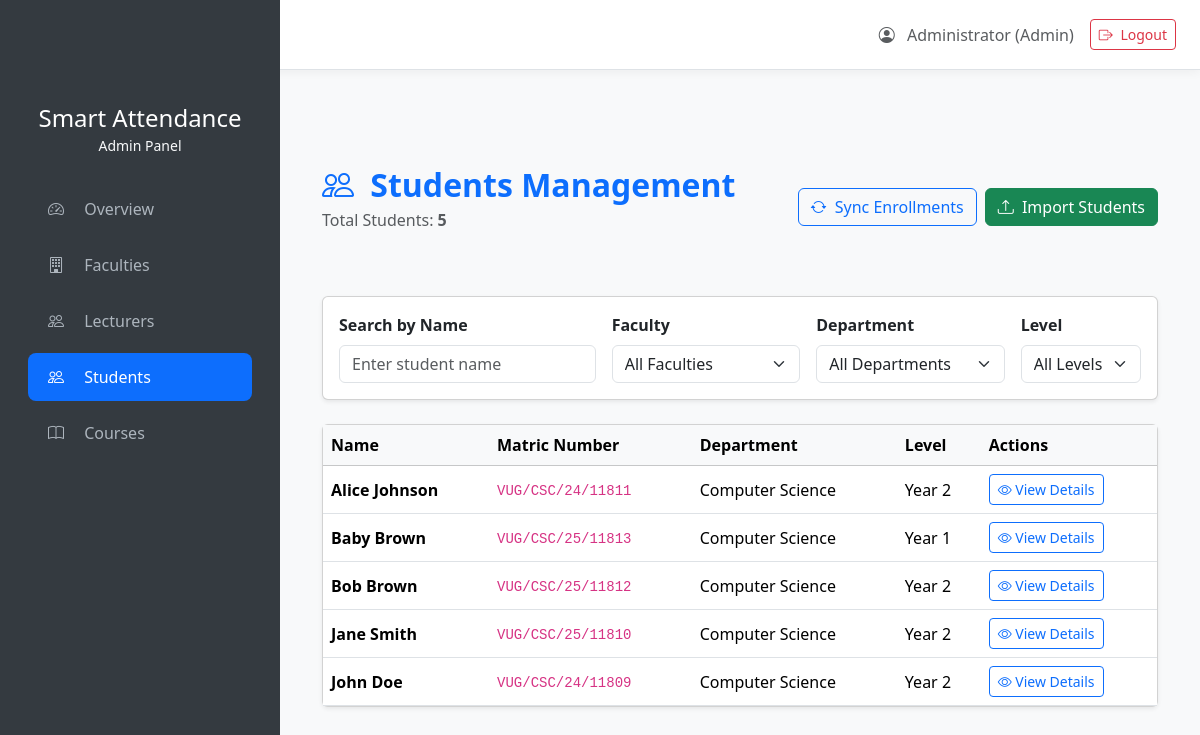
The page /admin/students (signed in) on the database its author committed.
### models.py (models this page shows)
class User(db.Model, UserMixin):
    id = db.Column(db.Integer, primary_key=True)
    matric_number = db.Column(db.String(50), unique=True, nullable=True)  # Students only
    username = db.Column(db.String(80), unique=True, nullable=True)       # Lecturers/Admin
    password_hash = db.Column(db.String(128), nullable=False)
    name = db.Column(db.String(100), nullable=False)
    role = db.Column(db.String(20), nullable=False)  # 'admin', 'lecturer', 'student'
    department_id = db.Column(db.Integer, db.ForeignKey('department.id'), nullable=True)
    current_level = db.Column(db.Integer, nullable=True)  # Students only
    department = db.relationship('Department', backref='users')

class Department(db.Model):
    id = db.Column(db.Integer, primary_key=True)
    name = db.Column(db.String(100), nullable=False)
    faculty_id = db.Column(db.Integer, db.ForeignKey('faculty.id'), nullable=False)
    levels = db.Column(db.Integer, default=4)
    __table_args__ = (db.UniqueConstraint('name', 'faculty_id', name='unique_dept_faculty'),)

### app.py (the view)
@app.route('/admin/students')
@login_required
def admin_students():
    if current_user.role != 'admin':
        flash('Access denied.', 'danger')
        return redirect(url_for('dashboard'))
    search = request.args.get('search', '').strip()
    students = User.query.filter_by(role='student')
    faculty_id = request.args.get('faculty_id', type=int)
    department_id = request.args.get('department_id', type=int)
    level = request.args.get('level', type=int)
    if search:
        students = students.filter(User.name.ilike(f'%{search}%'))
    if faculty_id:
        students = students.join(Department).filter(Department.faculty_id == faculty_id)
    if department_id:
        students = students.filter(User.department_id == department_id)
    if level:
        students = students.filter(User.current_level == level)
    students = students.order_by(User.name).all()
    student_data = []
    for student in students:
        enrolled_courses = [enrollment.course for enrollment in student.enrollments]
        enrolled_count = len(enrolled_courses)
        course_stats = []
        for course in enrolled_courses:
            sessions = AttendanceSession.query.filter_by(course_id=course.id).all()
            total_sessions = len(sessions)
            if sessions:
                session_ids = [s.id for s in sessions]
                present_count = AttendanceRecord.query.filter(
                    AttendanceRecord.student_id == student.id,
                    AttendanceRecord.session_id.in_(session_ids)
                ).count()
            else:
                present_count = 0
            percentage = round((present_count / total_sessions * 100), 1) if total_sessions > 0 else 0
            course_stats.append({
                'course': course,
                'present_count': present_count,
                'total_sessions': total_sessions,
                'percentage': percentage
            })
        student_data.append({
            'student': student,
            'enrolled_count': enrolled_count,
            'course_stats': course_stats
        })
    faculties = Faculty.query.all()
    departments = Department.query.all()
    total_students = User.query.filter_by(role='student').count()
    current_year = datetime.now().year
    years = list(range(current_year - 10, current_year + 1))
    return render_template('admin/students.html',
                          student_data=student_data,
                          faculties=faculties,
                          departments=departments,
                          total_students=total_students,
                          selected_faculty=faculty_id,
                          selected_department=department_id,
                          level=level,
                          years=years)

### app.py (called while the page is built)
@login_manager.user_loader
def load_user(user_id):
    return User.query.get(int(user_id))

### templates/admin/students.html (shortened to what this page needs)
{% extends "base.html" %}
{% block content %}
<div class="container py-5">
    <div class="d-flex justify-content-between align-items-center mb-5">
        <div>
            <h2 class="text-primary fw-bold mb-1">
                <i class="bi bi-people me-2"></i> Students Management
            </h2>
            <p class="text-muted">Total Students: <strong>{{ total_students }}</strong></p>
        </div>
        <div class="d-flex gap-2">
            <a href="{{ url_for('sync_enrollments') }}" class="btn btn-outline-primary">
                <i class="bi bi-arrow-repeat me-1"></i> Sync Enrollments
            </a>
            <a href="{{ url_for('import_students') }}" class="btn btn-success">
                <i class="bi bi-upload me-1"></i> Import Students
            </a>
        </div>
    </div>
    <div class="card shadow-sm mb-4">
        <div class="card-body">
            <form method="GET" class="row g-3">
                <div class="col-md-4">
                    <label class="form-label fw-bold">Search by Name</label>
                    <input type="text" name="search" class="form-control" placeholder="Enter student name"
                           value="{{ request.args.get('search', '') }}">
                </div>
                <div class="col-md-3">
                    <label class="form-label fw-bold">Faculty</label>
                    <select name="faculty_id" class="form-select" onchange="this.form.submit()">
                        <option value="">All Faculties</option>
                    </select>
                </div>
                <div class="col-md-3">
                    <label class="form-label fw-bold">Department</label>
                    <select name="department_id" class="form-select" onchange="this.form.submit()">
                        <option value="">All Departments</option>
                    </select>
                </div>
                <div class="col-md-2">
                    <label class="form-label fw-bold">Level</label>
                    <select name="level" class="form-select" onchange="this.form.submit()">
                        <option value="">All Levels</option>
                    </select>
                </div>
            </form>
        </div>
    </div>
    <div class="card shadow-sm">
        <div class="card-body p-0">
            <div class="table-responsive">
                <table class="table table-hover mb-0 align-middle">
                    <thead class="table-light">
                        <tr>
                            <th>Name</th>
                            <th>Matric Number</th>
                            <th>Department</th>
                            <th>Level</th>
                            <th>Actions</th>
                        </tr>
                    </thead>
                    <tbody>
                        {% if student_data %}
                        {% for data in student_data %}
                        <tr class="cursor-pointer" data-bs-toggle="modal" data-bs-target="#studentModal{{ data.student.id }}">
                            <td class="fw-bold">{{ data.student.name }}</td>
                            <td><code>{{ data.student.matric_number|upper }}</code></td>
                            <td>{{ data.student.department.name if data.student.department else '—' }}</td>
                            <td>Year {{ data.student.current_level or '?' }}</td>
                            <td>
                                <button class="btn btn-outline-primary btn-sm" data-bs-toggle="modal" data-bs-target="#studentModal{{ data.student.id }}">
                                    <i class="bi bi-eye"></i> View Details
                                </button>
                            </td>
                        </tr>
                        {% endfor %}
                        {% endif %}
                    </tbody>
                </table>
            </div>
        </div>
    </div>
</div>
{% endblock %}

### templates/base.html (shortened to what this page needs)
<!DOCTYPE html>
<html lang="en">
<head>
    <link href="https://cdn.jsdelivr.net/npm/bootstrap@5.3.2/dist/css/bootstrap.min.css" rel="stylesheet">
    <link href="https://cdn.jsdelivr.net/npm/bootstrap-icons@1.11.0/font/bootstrap-icons.css" rel="stylesheet">
</head>
<body>
    {% if current_user.is_authenticated %}
        {% if current_user.role == 'admin' %}
        <div class="sidebar">
            <div class="p-4 text-center">
                <h4 class="text-white mb-0">Smart Attendance</h4>
                <small class="text-light">Admin Panel</small>
            </div>
            <nav class="nav flex-column px-3">
                <a class="nav-link {% if request.endpoint == 'admin_overview' %}active{% endif %}"
                   href="{{ url_for('admin_overview') }}">
                    <i class="bi bi-speedometer2 me-3"></i> Overview
                </a>
                <a class="nav-link {% if request.endpoint in ['admin_faculties', 'admin_faculty_detail'] %}active{% endif %}"
                   href="{{ url_for('admin_faculties') }}">
                    <i class="bi bi-building me-3"></i> Faculties
                </a>
                <a class="nav-link {% if request.endpoint == 'admin_lecturers' or request.endpoint == 'admin_lecturer_detail' %}active{% endif %}"
                   href="{{ url_for('admin_lecturers') }}">
                    <i class="bi bi-people me-3"></i> Lecturers
                </a>
                <a class="nav-link {% if request.endpoint == 'admin_students' %}active{% endif %}"
                   href="{{ url_for('admin_students') }}">
                    <i class="bi bi-people me-3"></i> Students
                </a>
                <a class="nav-link {% if request.endpoint == 'admin_courses' %}active{% endif %}"
                   href="{{ url_for('admin_courses') }}">
                    <i class="bi bi-book me-3"></i> Courses
                </a>
            </nav>
        </div>
        {% endif %}
        <div class="top-navbar border-bottom d-flex align-items-center px-4">
            <div class="me-4">
                <a href="{% if current_user.role == 'admin' %}{{ url_for('admin_overview') }}
                         {% elif current_user.role == 'lecturer' %}{{ url_for('lecturer_dashboard') }}
                         {% elif current_user.role == 'student' %}{{ url_for('student_dashboard') }}{% endif %}">
                </a>
            </div>
            <div class="ms-auto d-flex align-items-center gap-3">
                <span class="text-muted">
                    <i class="bi bi-person-circle me-2"></i>
                    {{ current_user.name }} ({{ current_user.role|capitalize }})
                </span>
                <a href="{{ url_for('logout') }}" class="btn btn-outline-danger btn-sm">
                    <i class="bi bi-box-arrow-right me-1"></i> Logout
                </a>
            </div>
        </div>
    {% endif %}
    <div class="{% if current_user.role == 'admin' %}main-content{% endif %}">
        <div class="content-area pt-5">
            {% block content %}{% endblock %}
        </div>
    </div>
</body>
</html>

### templates/base.html (style rules this page uses)
body { background-color: #f8f9fa; }
.sidebar { position: fixed; top: 0; left: 0; bottom: 0; width: 280px; background: #343a40; padding-top: 80px; overflow-y: auto; z-index: 1000; }
.sidebar .nav-link { color: #adb5bd; padding: 12px 20px; border-radius: 8px; margin: 4px 12px; transition: all 0.2s; }
.sidebar .nav-link.active { background: #0d6efd; color: white; font-weight: 500; }
.main-content { margin-left: 280px; min-height: 100vh; }
.top-navbar { height: 70px; background: white; box-shadow: 0 2px 10px rgba(0,0,0,0.05); }
.content-area { padding: 30px; }

### templates/admin/students.html (style rules this page uses)
.cursor-pointer { cursor: pointer; }

### rows shown on the page
User: name "Administrator", role "Admin"
User: student.name "Alice Johnson", student.matric_number "VUG/CSC/24/11811", student "2"
Department: student.department "Computer Science" "Computer Science" "Computer Science" "Computer Science" "Computer Science"
User: student.name "Baby Brown", student.matric_number "VUG/CSC/25/11813", student "1"
User: student.name "Bob Brown", student.matric_number "VUG/CSC/25/11812", student "2"
User: student.name "Jane Smith", student.matric_number "VUG/CSC/25/11810", student "2"
User: student.name "John Doe", student.matric_number "VUG/CSC/24/11809", student "2"

### other values the page prints
{{ total_students }} "5"
